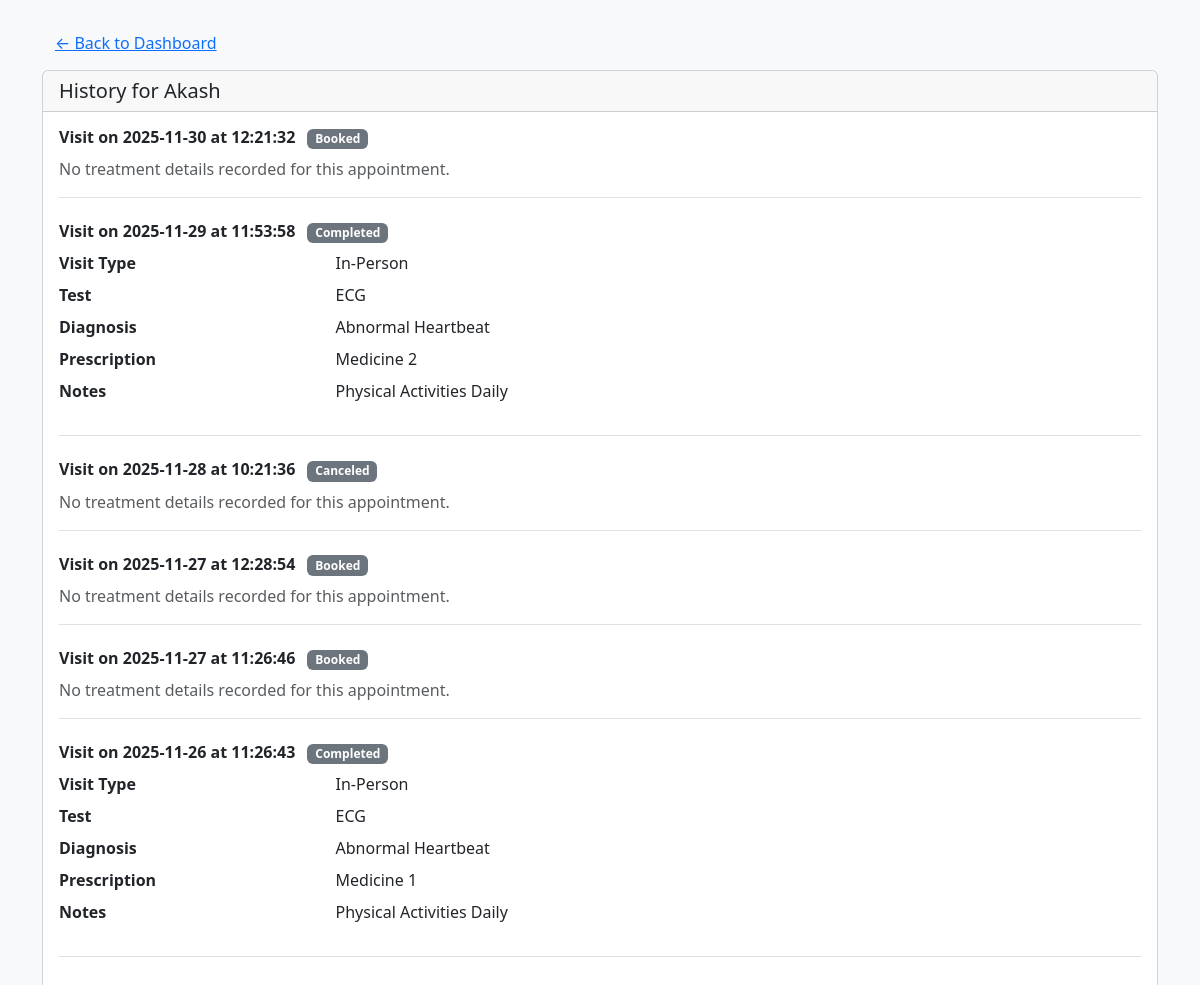
Screenshot of /doctor/patient/1/history (signed in) with the database file from the repository.
### backend/models.py (models this page shows, shortened)
class Patient(db.Model , UserMixin):
    __tablename__ = "patient"
    id  = db.Column(db.Integer , primary_key = True , autoincrement = True)
    name = db.Column(db.String , nullable = False)
    email = db.Column(db.String, unique = True , nullable = False)
    password = db.Column(db.String, nullable = False)
    phone = db.Column(db.String, nullable =False)
    status = db.Column(db.String, nullable =False, default='Active')
    created_appointments = db.relationship("Appointment", backref = "patient")

class Appointment(db.Model):
    __tablename__ = "appointment"
    id  = db.Column(db.Integer , primary_key = True , autoincrement = True)
    pat_id = db.Column(db.Integer, db.ForeignKey ("patient.id"), nullable = False)
    doc_id = db.Column(db.Integer, db.ForeignKey ("doctor.id"), nullable = False)
    dept_id = db.Column(db.Integer, db.ForeignKey ("department.id"), nullable = False)
    date = db.Column(db.Date, default=datetime.date.today, nullable = False)
    time = db.Column(db.Time, default=lambda: datetime.datetime.now().time(), nullable = False)
    status = db.Column(db.String, nullable = False, default='Booked')
    treatments = db.relationship("Treatment", backref = "appointment")

class Treatment(db.Model):
    __tablename__ = "treatment"
    id  = db.Column(db.Integer , primary_key = True , autoincrement = True)
    appoint_id = db.Column(db.Integer, db.ForeignKey ("appointment.id"), nullable = False)
    visit_dt = db.Column(db.DateTime, nullable=False, default=datetime.datetime.utcnow)
    visit_type = db.Column(db.String(50))
    test = db.Column(db.String(50))
    diagnosis = db.Column(db.String, nullable = True)
    prescription = db.Column(db.String, nullable = True)
    notes = db.Column(db.String, nullable = True)

### backend/routes.py (the view)
@app.route("/doctor/patient/<int:patient_id>/history")
@login_required
def patient_history(patient_id):
    doctor_id = current_user.id
    patient = Patient.query.get_or_404(patient_id)
    appointments = (
        Appointment.query
        .filter_by(doc_id=doctor_id)
        .order_by(Appointment.date.desc(), Appointment.time.desc())
        .all()
    )
    from sqlalchemy.orm import joinedload
    appointments = (
        Appointment.query
        .options(joinedload(Appointment.treatments))
        .filter(
            Appointment.doc_id == doctor_id,
            Patient.id == patient_id
        )
        .order_by(Appointment.date.desc(), Appointment.time.desc())
        .all()
    )
    return render_template(
        "doctor/patient_history.html",
        patient=patient,
        appointments=appointments,
    )

### app.py (called while the page is built)
def create_app():
    app = Flask(__name__)
    app.config["SQLALCHEMY_DATABASE_URI"] = "sqlite:///Hospital_db.sqlite3"
    db.init_app(app)
    app.config["SECRET_KEY"] = "Thisismysecret"
    login_manager = LoginManager(app)
    @login_manager.user_loader
    def load_user(email):
        return db.session.query(Patient).filter_by(email = email).first() or \
        db.session.query(Admin).filter_by(email = email).first() or \
        db.session.query(Doctor).filter_by(email = email).first()
    app.app_context().push()
    db.create_all()
    return app

### templates/doctor/patient_history.html (shortened to what this page needs)
<!DOCTYPE html>
<html lang="en">
<head>
    <link href="https://cdn.jsdelivr.net/npm/bootstrap@5.3.7/dist/css/bootstrap.min.css" rel="stylesheet">
</head>
<body class="bg-light">
    <div class="container mt-4">
        <a href="/doctor/dashboard" class="btn btn-link">&larr; Back to Dashboard</a>
        <div class="card mt-2">
            <div class="card-header">
                <h5 class="mb-0">History for {{ patient.name }}</h5>
            </div>
            <div class="card-body">
                {% if appointments %}
                {% for appt in appointments %}
                <div class="mb-4 pb-3 border-bottom">
                    <h6 class="fw-bold">
                        Visit on {{ appt.date }} at {{ appt.time }}
                        <span class="badge bg-secondary ms-2">{{ appt.status }}</span>
                    </h6>
                    {% if appt.treatments %}
                    {% for t in appt.treatments %}
                    <dl class="row mb-2">
                        <dt class="col-sm-3">Visit Type</dt>
                        <dd class="col-sm-9">{{ t.visit_type or '-' }}</dd>
                        <dt class="col-sm-3">Test</dt>
                        <dd class="col-sm-9">{{ t.test or '-' }}</dd>
                        <dt class="col-sm-3">Diagnosis</dt>
                        <dd class="col-sm-9">{{ t.diagnosis or '-' }}</dd>
                        <dt class="col-sm-3">Prescription</dt>
                        <dd class="col-sm-9">{{ t.prescription or '-' }}</dd>
                        <dt class="col-sm-3">Notes</dt>
                        <dd class="col-sm-9">{{ t.notes or '-' }}</dd>
                    </dl>
                    {% endfor %}
                    {% else %}
                    <p class="text-muted mb-0">No treatment details recorded for this appointment.</p>
                    {% endif %}
                </div>
                {% endfor %}
                {% else %}
                <p class="text-muted">No history available for this patient.</p>
                {% endif %}
            </div>
        </div>
    </div>
</body>
</html>

### rows the page displays
Patient: name "Akash"
Appointment: date "2025-11-30", time "12:21:32", status "Booked", shows "No treatment details recorded for this appointment."
Appointment: date "2025-11-29", time "11:53:58", status "Completed"
Treatment: visit_type "In-Person", test "ECG", diagnosis "Abnormal Heartbeat", prescription "Medicine 2", notes "Physical Activities Daily"
Appointment: date "2025-11-28", time "10:21:36", status "Canceled", shows "No treatment details recorded for this appointment."
Appointment: date "2025-11-27", time "12:28:54", status "Booked", shows "No treatment details recorded for this appointment."
Appointment: date "2025-11-27", time "11:26:46", status "Booked", shows "No treatment details recorded for this appointment."
Appointment: date "2025-11-26", time "11:26:43", status "Completed"
Treatment: visit_type "In-Person", test "ECG", diagnosis "Abnormal Heartbeat", prescription "Medicine 1", notes "Physical Activities Daily"
